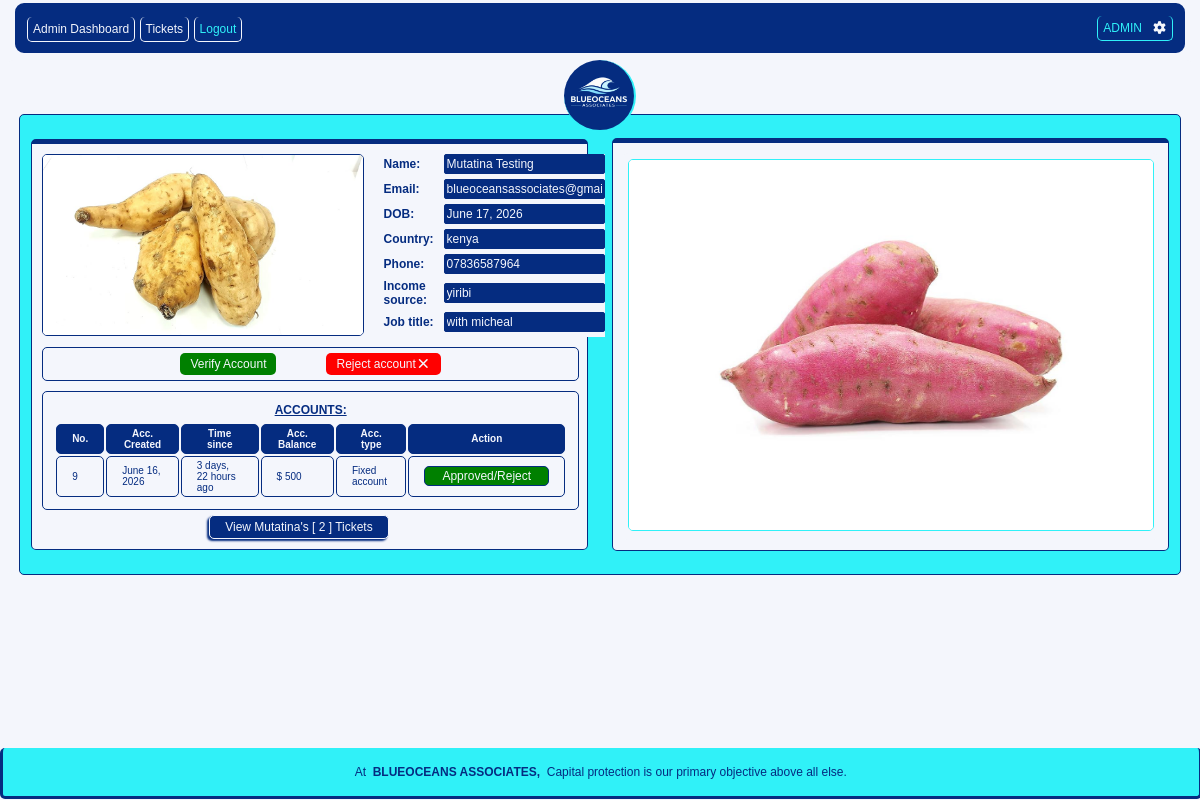
Page /admin-view-profile/4 (signed in) on the committed database.
### BOA_app/models.py (models this page shows, shortened)
class Profile(models.Model):
    user=models.OneToOneField(User,on_delete=models.CASCADE)
    profile_pic=models.ImageField(upload_to='img/profile/',blank=True, null=True)
    national_id=models.ImageField(upload_to='img/profile/',blank=True, null=True)
    first_name=models.CharField(max_length=50, blank=True, null=True)
    last_name=models.CharField(max_length=50, blank=True, null=True)
    dob= models.DateField(null=True, blank=True)
    created_at = models.DateField(auto_now_add=True, null=True, blank=True)
    country=models.CharField(max_length=100, blank=True, null=True)
    income_source=models.CharField(max_length=100, blank=True, null=True)
    phone=models.CharField(max_length=100, blank=True, null=True)
    job_title=models.CharField(max_length=100, blank=True, null=True)
    verified = models.BooleanField(default=False, null=True)

class Emmergency_Fund_Account(models.Model):
     user = models.ForeignKey(User, on_delete=models.CASCADE)
     account_type = models.CharField(max_length=100, blank=True, null=True)
     created_at = models.DateField(auto_now_add=True, null=True, blank=True)
     balance = models.CharField(max_length=100, null=True, blank=True)
     status = models.BooleanField(default=False, null=True)

### BOA_app/views.py (the view)
# urls.py: path('admin-view-profile/<int:pk>', views.adminviewprofile, name='adminviewprofile'),
@login_required
def adminviewprofile(request, pk):
    profile = Profile.objects.get(id=pk)
    accounts = Emmergency_Fund_Account.objects.filter(user=profile.user).order_by('-id')
    ticket_no = Ticket.objects.filter(user = profile.user).count()
    my_dict = {
        'profile':profile,
        'accounts':accounts,
        'ticket_no':ticket_no
    }
    return render(request, 'Admin_view_profile.html', my_dict)

### templates/Admin_view_profile.html (shortened to what this page needs)
{% load static %}
<!DOCTYPE html>
<html lang="en">
<head>
    <link rel="stylesheet" href="https://cdnjs.cloudflare.com/ajax/libs/font-awesome/7.0.1/css/all.min.css"
 />
    <link rel="stylesheet" href="{% static 'css/Admin_view_profile.css' %}">
</head>
<body>
    <nav>
        <div class="links">
            <a href="{% url 'admindashboard' %}">Admin Dashboard</a>
            <a href="{% url 'admintickets' %}">Tickets</a>
            <a style="color: var(--secondary-color);" href="{% url 'adminlogout' %}">Logout</a>
        </div>
        <div class="account_details">
            <a href=""><span class="name">ADMIN</span> &nbsp; <i class="fa-solid fa-gear"></i></a>
        </div>
    </nav>
    <div class="container_1">
        <div class="image_dash">
            <img src="{% static 'images/BOA_LOGO-removebg.png' %}" alt="">
        </div>
        <div class="detc">
            <div class="newclients">
                <div class="mnn">
                    <div class="profile_pic">
                        {% if profile.profile_pic %}
                            <img src="{{profile.profile_pic.url}}" alt="">
                        {% else %}
                            <img src="{% static 'images/profilepic.png' %}" alt="">
                        {% endif %}
                        <div class="bio_details">
                            <div class="bio">
                                <label for="name">Name:</label>
                                <input type="text" id="name" disabled placeholder="{{profile.first_name}} {{profile.last_name}}">
                            </div>
                            <div class="bio">
                                <label for="email">Email:</label>
                                <input type="email" id="email" disabled placeholder="{{profile.user.email}}">
                            </div>
                            <div class="bio">
                                <label for="dob">DOB:</label>
                                <input type="text" id="dob" disabled placeholder="{{profile.dob}}">
                            </div>
                            <div class="bio">
                                <label for="country">Country:</label>
                                <input type="text" id="country" disabled placeholder="{{profile.country}}">
                            </div>
                            <div class="bio">
                                <label for="phone">Phone:</label>
                                <input type="number" id="phone" disabled placeholder="{{profile.phone}}">
                            </div>
                            <div class="bio">
                                <label for="income">Income source:</label>
                                <input type="text" id="income" disabled placeholder="{{profile.income_source}}">
                            </div>
                            <div class="bio">
                                <label for="title">Job title:</label>
                                <input type="text" id="title" disabled placeholder="{{profile.job_title}}">
                            </div>
                        </div>
                    </div>
                </div>
                <div class="actions">
                    {% if profile.verified == True %}
                        <button type="submit">Account is verified <i class="fa fa-check" aria-hidden="true"></i></button>
                    {% else %}
                        <button type="submit"><a href="{% url 'adminapproveprofile' profile.pk %}">Verify Account</a></button>
                    {% endif %}
                    <button type="submit"><a href="{% url 'admindissprofile' profile.pk %}">Reject account</a><i class="fa fa-times" aria-hidden="true"></i></button>
                </div>
                <div class="accounts">
                    <h4>ACCOUNTS:</h4>
                    <div class="tabl">
                        <table>
                            <tr>
                                <th>No.</th>
                                <th>Acc. Created</th>
                                <th>Time since</th>
                                <th>Acc. Balance</th>
                                <th>Acc. type</th>
                                <th>Action</th>
                            </tr>
                            {% if accounts %}
                                {% for account in accounts %}
                                    <tr>
                                        <td>{{account.id}}</td>
                                        <td>{{account.created_at}}</td>
                                        <td>{{account.created_at|timesince}} ago</td>
                                        <td>$ {{account.balance}}</td>
                                        <td>{{account.account_type}}</td>
                                        {% if account.status == True %}
                                            <td><Button class="appr"><a href="{% url 'adminrejectfundaccount' account.pk %}">Approved/Reject</a></Button></td>
                                        {% else %}
                                            <td><Button class="rege"><a href="{% url 'adminapprovefundaccount' account.pk %}">Approve</a></Button></td>
                                        {% endif %}
                                    </tr>
                                {% endfor %}
                            {% endif %}
                        </table>
                    </div>
                </div>
                <div class="accounts_2">
                    <button type="submit"><a href="{% url 'adminviewprofiletickets' profile.pk %}">View {{profile.first_name}}'s [ {{ticket_no}} ] Tickets</a></button>
                </div>
            </div>
            <div class="newclients">
                <div class="national_id">
                    {% if profile.national_id %}
                        <img src="{{profile.national_id.url}}" alt="">
                    {% else %}
                        <img src="{% static 'images/profilepic.png' %}" alt="">
                    {% endif %}
                </div>
            </div>
        </div>
    </div>
    <footer>
        <p>At&nbsp;&nbsp;<span>BLUEOCEANS ASSOCIATES,</span>&nbsp;&nbsp;Capital protection is our primary objective above all else.</p>
    </footer>
</body>
</html>

### rows in the picture
Profile: profile_pic (picture), first_name "Mutatina Testing", user.email "blueoceansassociates@gmail.com", dob "June 17, 2026", country "kenya", phone "07836587964", income_source "yiribi", job_title "with micheal", first_name "Mutatina", national_id (picture)
Emmergency_Fund_Account: id "9", created_at "June 16, 2026", created_at "3 days, 22 hours", balance "500", account_type "Fixed account", status "Approved/Reject"

### other values in the picture
{{ ticket_no }} "2"
